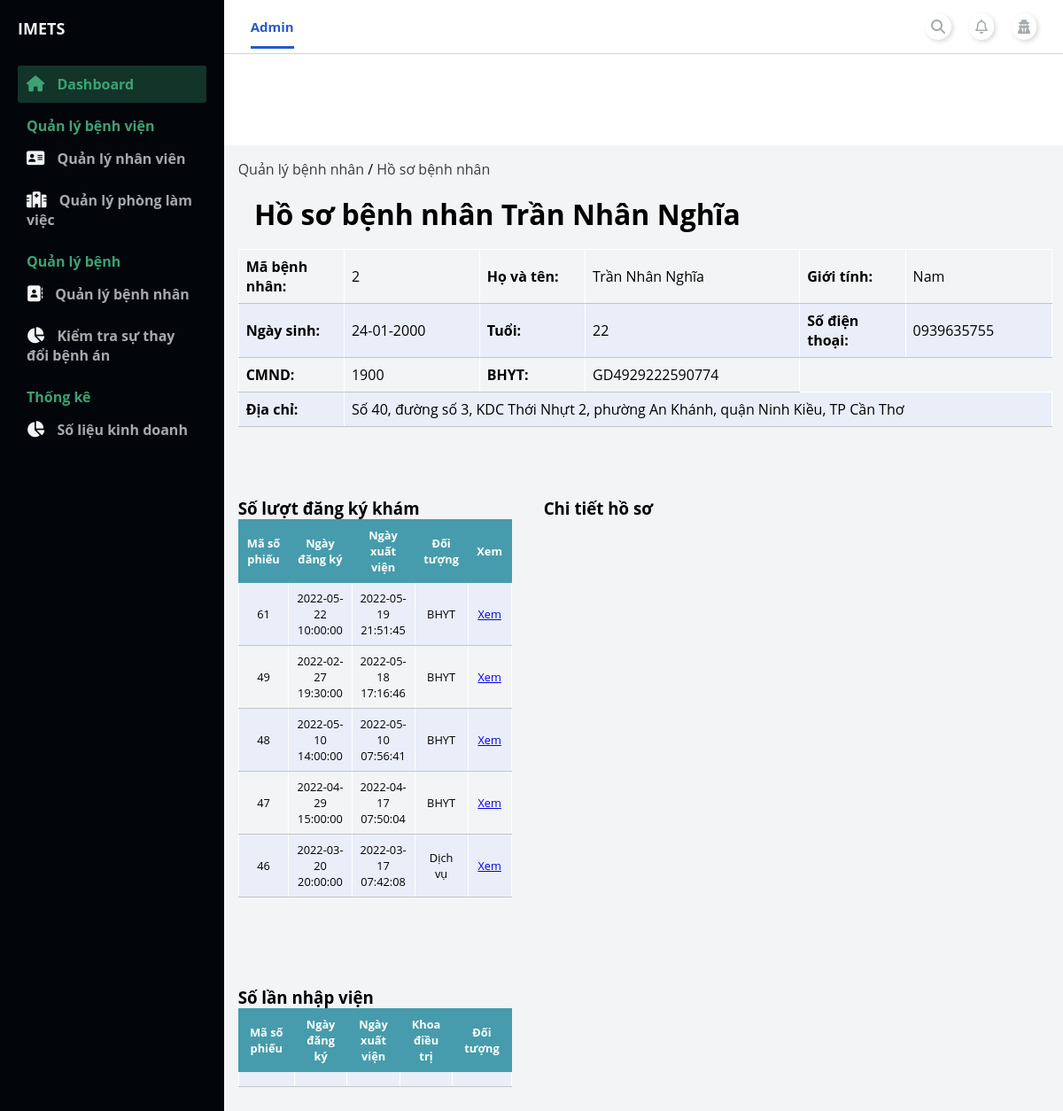
The page /admin/index.php?page_layout=patient_management&ID_Patient=2 (signed in) on the database its author committed.
### tables this page shows
CREATE TABLE `patient` (
  `ID_Patient` int(11) NOT NULL,
  `Name` varchar(100) NOT NULL,
  `DOB` date NOT NULL,
  `Sex` varchar(10) NOT NULL,
  `Address` varchar(200) DEFAULT NULL,
  `CMND` varchar(15) DEFAULT NULL,
  `PhoneNumber` varchar(25) NOT NULL,
  `ID_BHYT` varchar(20) DEFAULT NULL,
  `VoteRate` double NOT NULL,
  `UserName` varchar(100) NOT NULL,
  `Password` varchar(100) NOT NULL
);

CREATE TABLE `appointment` (
  `ID_Appointment` int(11) NOT NULL,
  `ID_Staff` int(11) NOT NULL,
  `ID_Patient` int(11) NOT NULL,
  `Date_Booking` datetime NOT NULL,
  `Date_Checkup` int(11) NOT NULL,
  `Date_HospitalDischarge` datetime DEFAULT NULL,
  `Date_ReCheckup` date DEFAULT NULL,
  `BHYT_Checkin` float NOT NULL,
  `ID_PaymentMethod` int(11) DEFAULT NULL,
  `StatusAppointment` varchar(100) DEFAULT NULL
);

CREATE TABLE `medicalrecord` (
  `ID_MedicalRecord` int(11) NOT NULL,
  `ID_Appointment` int(11) NOT NULL,
  `ReasonCheckup` varchar(50) DEFAULT NULL,
  `BodyCheck` varchar(50) DEFAULT NULL,
  `BodyPartsCheck` varchar(50) DEFAULT NULL,
  `PulseRate` int(11) DEFAULT NULL,
  `Temp` float DEFAULT NULL,
  `BloodPressure` varchar(10) DEFAULT NULL,
  `Breathing` int(11) DEFAULT NULL,
  `Height` float DEFAULT NULL,
  `Weight` float DEFAULT NULL,
  `Result` varchar(255) DEFAULT NULL,
  `TreatmentDirection` varchar(255) DEFAULT NULL,
  `Advice` varchar(255) DEFAULT NULL
);

CREATE TABLE `schedule` (
  `ID_schedule` int(11) NOT NULL,
  `title` varchar(255) NOT NULL,
  `Session` varchar(15) NOT NULL,
  `start` datetime DEFAULT NULL,
  `end` datetime DEFAULT NULL,
  `ID_Staff` int(11) NOT NULL,
  `ID_Room` int(11) NOT NULL,
  `t_stamp` timestamp NOT NULL DEFAULT current_timestamp() ON UPDATE current_timestamp(),
  `status_schedule` varchar(255) NOT NULL
);

### admin/modules_admin/patient_management/patientManagement.php (the view)
<?php
    include './../config.php';
    $ID_Patient = $_GET['ID_Patient'];
    $sql = "SELECT * FROM appointment JOIN patient ON appointment.ID_Patient=patient.ID_Patient WHERE patient.ID_Patient=$ID_Patient";
    $query = mysqli_query($conn, $sql);
    $rows = mysqli_fetch_array($query);
?>
<main>
    <div class="container-table">
        <div class="link-nav-pages">
            <a href="./index.php?page_layout=list_patientManagement">Quản lý bệnh nhân</a> /
            <a href="">Hồ sơ bệnh nhân</a>
        </div>
        <div class="table-header header-patient">
            <h1>Hồ sơ bệnh nhân <?php echo $rows['Name'] ?></h1>
        </div>
        <div class="personalInfo">
                <table class="personalInfoTable">
                    <tr>
                        <th>Mã bệnh nhân: </th>
                        <td><?php echo $rows['ID_Patient'] ?></td>
                        <th>Họ và tên: </th>
                        <td><?php echo $rows['Name'] ?></td>
                        <th>Giới tính: </th>
                        <td><?php echo $rows['Sex'] ?></td>
                    </tr>
                    <tr>
                        <th>Ngày sinh: </th>
                        <td><?php
                            echo date('d-m-Y', strtotime($rows['DOB'])); ?></td>
                        <th>Tuổi: </th>
                        <td><?php
                            $date = getdate();
                            echo $date['year'] - substr($rows['DOB'],0,4);
                        ?></td>
                        <th>Số điện thoại: </th>
                        <td><?php echo $rows['PhoneNumber'] ?></td>
                    </tr>
                    <tr>
                        <th>CMND: </th>
                        <td><?php echo $rows['CMND'] ?></td>
                        <th>BHYT: </th>
                        <td><?php echo $rows['ID_BHYT'] ?></td>
                    </tr>
                    <tr>
                        <th>Địa chỉ: </th>
                        <td colspan="5"><?php echo $rows['Address'] ?></td>
                    </tr>
                </table>
            </div>
            <div class="record">
                <div class="summary">
                    <div class="summary-content">
                        <h3>Số lượt đăng ký khám</h3>
                        <table class="personalInfoTable recordTable">
                            <tr>
                                <th>Mã số phiếu</th>
                                <th>Ngày đăng ký</th>
                                <th>Ngày xuất viện</th>
                                <th>Đối tượng</th>
                                <th>Xem</th>
                            </tr>
                            <?php
                                    $sql_appointment = "SELECT * FROM appointment
                                    LEFT JOIN schedule ON schedule.ID_schedule=appointment.Date_Checkup
                                    LEFT JOIN staff ON staff.ID_Staff=appointment.ID_Staff
                                    LEFT JOIN medicalrecord ON medicalrecord.ID_Appointment=appointment.ID_Appointment
                                    LEFT JOIN patient ON appointment.ID_Patient=patient.ID_Patient
                                    WHERE patient.ID_Patient=$ID_Patient
                                    ORDER BY appointment.ID_Appointment DESC";
                                    $query_appointment = mysqli_query($conn, $sql_appointment);
                                    while($rows_appointment = mysqli_fetch_array($query_appointment)){
                                ?>
                            <tr>
                                <td><?php echo $rows_appointment['ID_Appointment'] ?></td>
                                <td><?php echo $rows_appointment['start'] ?></td>
                                <td><?php echo $rows_appointment['Date_HospitalDischarge'] ?></td>
                                <td><?php if($rows_appointment['BHYT_Checkin']>0){echo 'BHYT';} else {echo 'Dịch vụ';} ;?></td>
                                <td><a href="./index.php?page_layout=patient_management&ID_Patient=<?php echo $ID_Patient ?>&ID_Appointment=<?php echo $rows_appointment['ID_Appointment'] ?>">Xem</a></td>
                            </tr>
                            <?php
                                }
                            ?>
                        </table>
                    </div>
                    <br>
                    <div class="summary-content">
                        <h3>Số lần nhập viện</h3>
                        <table class="personalInfoTable recordTable">
                            <tr>
                                <th>Mã số phiếu</th>
                                <th>Ngày đăng ký</th>
                                <th>Ngày xuất viện</th>
                                <th>Khoa điều trị</th>
                                <th>Đối tượng</th>
                            </tr>
                            <tr>
                                <td></td>
                                <td></td>
                                <td></td>
                                <td></td>
                                <td></td>
                            </tr>
                        </table>
                    </div>
                </div>
                <?php include './modules_admin/patient_management/detailRecord.php'; ?>
            </div>
    </div>
</main>

### admin/modules_admin/style/index_admin.css (style rules this page uses)
:root { --white: #ffffff; --lightblue:#E9EEF9; --blue:#295FD5; --blacktext:#3B3B3B; --red: #E85253; --box-shadow:.5rem .5rem 0 rgba(22, 86, 160, 0.2); --text-shadow:.4rem .4rem 0 rgba(0, 0, 0, .2); --border:.2rem solid var(--blue); }
* { margin: 0; padding: 0; }
body { box-sizing: border-box; font-family: 'Open Sans', sans-serif; }

### admin/modules_admin/style/content_admin.css (style rules this page uses)
main { background: #f3f4f6; grid-area: main; overflow-y: auto; }

### admin/modules_admin/style/staff_management.css (style rules this page uses)
.container-table { width: 97%; margin: 1rem 1rem 0 1rem; }
th, td { text-align: left; padding: 0.5rem; }
tr:nth-child(even) { background-color: var(--lightblue); }

### admin/modules_admin/style/detail_staffManagement.css (style rules this page uses)
.link-nav-pages a { text-decoration: none; color: var(--blacktext); }

### admin/modules_admin/style/patient_management.css (style rules this page uses)
.header-patient { padding: 2%; }
.personalInfoTable { border-collapse: collapse; width: 100%; }
.personalInfoTable th, td { padding: 8px; text-align: left; border-bottom: 1px solid #c5c5c5; border-top: 1px solid #ffffff; border-right: 1px solid #ffffff; border-left: 1px solid #ffffff; }
.personalInfoTable th { width: 13%; }
.record { display: flex; }
.summary { width: 35%; height: 100vh; }
.recordTable th { background-color: #469cac; border: 1px solid #469cac; color: #ffffff; font-size: 0.8rem; text-align: center; }
.recordTable td { font-size: 0.8rem; text-align: center; }
.summary-content { margin-top: 3vh; }

### rows shown on the page
patient: Name "Trần Nhân Nghĩa", ID_Patient "2", Sex "Nam", DOB "24-01-2000", $date['year']-substr($rows['DOB'],0,4) "22", PhoneNumber "0939635755", CMND "1900", ID_BHYT "GD4929222590774", Address "Số 40, đường số 3, KDC Thới Nhựt 2, phường An Khánh, quận Ninh Kiều, TP Cần Thơ"
appointment: medicalrecord.ID_Appointment "61", Date_Checkup.start "2022-05-22 10:00:00", Date_HospitalDischarge "2022-05-19 21:51:45", BHYT_Checkin "BHYT"
appointment: medicalrecord.ID_Appointment "49", Date_Checkup.start "2022-02-27 19:30:00", Date_HospitalDischarge "2022-05-18 17:16:46", BHYT_Checkin "BHYT"
appointment: medicalrecord.ID_Appointment "48", Date_Checkup.start "2022-05-10 14:00:00", Date_HospitalDischarge "2022-05-10 07:56:41", BHYT_Checkin "BHYT"
appointment: medicalrecord.ID_Appointment "47", Date_Checkup.start "2022-04-29 15:00:00", Date_HospitalDischarge "2022-04-17 07:50:04", BHYT_Checkin "BHYT"
appointment: medicalrecord.ID_Appointment "46", Date_Checkup.start "2022-03-20 20:00:00", Date_HospitalDischarge "2022-03-17 07:42:08", BHYT_Checkin "Dịch vụ"
